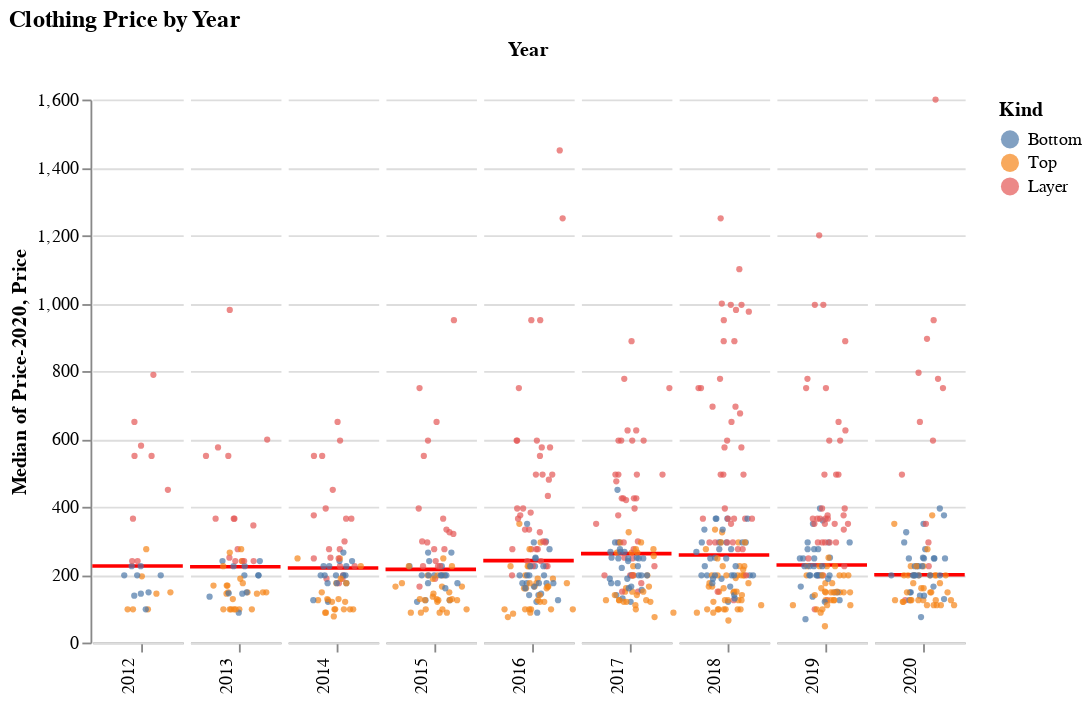

The notebook cell saved with this chart:
### Markdown cell above
## Prices

What happened to prices in this abnormal year?

The next plots show the price of products, grouped by year. Each dot is the *maximum nominal price* of one product within a calendar year. The category of product is indicated by the color of the dot. The red lines show the *median inflation-adjusted price* for that year, adjusted using data from the [St. Louis Fed](https://fred.stlouisfed.org/series/PCEPILFE). Mousing over a dot will show the name, nominal, and inflation-adjusted prices for the product.

### Code cell
plots.price_plot(clothes_products_df, 'Kind', kind_sort_order).properties(title='Clothing Price by Year')

### Figure 1 — Vega-Lite specification as saved in the notebook (floating-point values rounded to 4 significant figures; data arrays with more than 128 entries replaced by an {"elided": "..."} marker saying what was removed)
{"$schema": "https://vega.github.io/schema/vega-lite/v3.4.0.json", "config": {"facet": {"spacing": 0}, "mark": {"tooltip": null}, "view": {"height": 300, "stroke": null, "width": 400}}, "data": {"name": "data-37d441026e11af865de142829819b74f"}, "datasets": {"data-37d441026e11af865de142829819b74f": {"elided": "694 records"}}, "facet": {"column": {"field": "Year", "header": {"labelAlign": "right", "labelAngle": -90, "labelOrient": "bottom", "labelPadding": 3, "titleOrient": "top"}, "type": "ordinal"}}, "spec": {"layer": [{"encoding": {"y": {"aggregate": "median", "field": "Price-2020", "type": "quantitative"}}, "mark": {"color": "red", "size": 2, "type": "rule"}, "width": 50}, {"encoding": {"color": {"field": "Kind", "scale": {"scheme": "tableau10"}, "sort": ["Bottom", "Top", "Layer"], "type": "nominal"}, "tooltip": [{"field": "Product", "type": "nominal"}, {"field": "Price", "type": "quantitative"}, {"field": "Price-2020", "type": "quantitative"}], "x": {"axis": {"grid": false, "labels": false, "ticks": true, "values": [0]}, "field": "jitter", "scale": {}, "title": null, "type": "quantitative"}, "y": {"axis": {}, "field": "Price", "scale": {}, "type": "quantitative"}}, "mark": {"opacity": 0.7, "size": 12, "type": "circle"}, "transform": [{"as": "jitter", "calculate": "sqrt(-2*log(random()))*cos(2*PI*random())"}], "width": 50}]}, "title": "Clothing Price by Year"}
